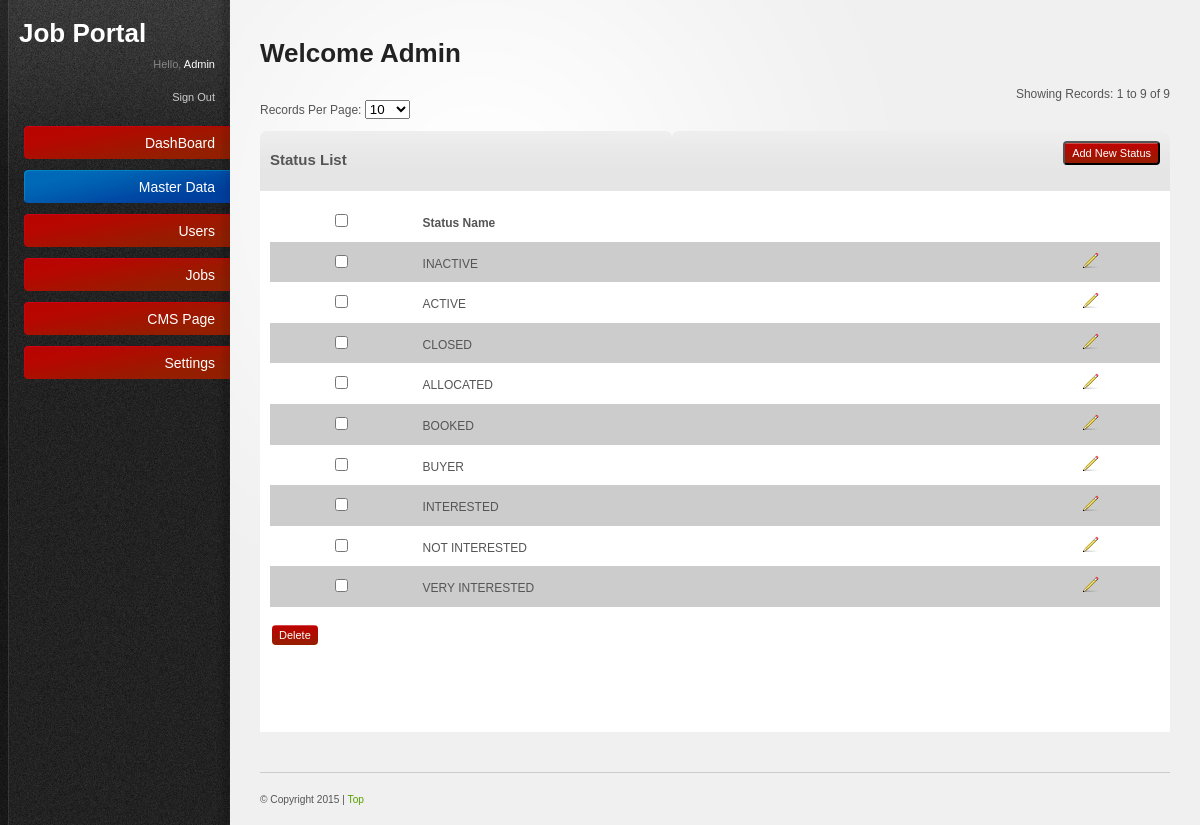
Page /admin/statuslist.php (signed in) on the committed database.
### tables this page shows
CREATE TABLE `status` (
  `status_id` int(11) NOT NULL AUTO_INCREMENT,
  `status_name` varchar(256) NOT NULL,
  PRIMARY KEY (`status_id`)
);

### admin/includes/paging.inc.php (called while the page is built, shortened)
<?php
class Pager {
function pageSize($size)
{
if(!empty($size))
{
return $size;
}else{
return 25;
}
}
function findStart($limit) {
if ((!isset($_GET['page'])) || ($_GET['page'] == "1")) {
$start = 0;
}
else {
$start = ($_GET['page']-1) * $limit;
}
return $start;
}
function pageList($curpage, $pages,$pagesize,$queryString=false)
{
$page_list = "";
$limit=$pages-4;
$startpage=$curpage;
if($pages<=5)
{
$startpage=1;
$lastpage=$pages;
}
elseif($startpage>$limit)
{
$startpage=$limit;
$lastpage=$pages;
}
else
{
$lastpage=$startpage+4;
}
for ($i=$startpage; $i<=$pages and $i<=$lastpage; $i++)
{
if ($i == $curpage)
{
$page_list .= "<b>".$i."</b>";
}
else
{
$page_list .= "<a href=\"".$_SERVER['PHP_SELF']."?page=".$i."&".$queryString."&pagesize=".$pagesize."\" title=\"Page ".$i."\">".$i."</a>";
}
$page_list .= " ";
}
$page_list .= "</td>\n";
return $page_list;
}
function showingRecords($start,$limit,$count) {
$toEnd=$start+$limit;
if($toEnd>$count) {
$endPoint=$count;
}else {
$endPoint=$toEnd;
}
return ($start+1)." to ".$endPoint." of ".$count;
}
}
?>

### admin/statuslist.php (the view, shortened to what this page needs)
<?
	require_once("includes/paging.inc.php");
	$paging = new Pager;
	$pagesize=$_GET['pagesize'];
    $sql="select * from status where 1 ";
	 $limit=$paging->pageSize($pagesize);
	$start = $paging->findStart($limit);
	$ExecQuery=mysql_query($sql) or die(mysql_error());
	$count=mysql_num_rows($ExecQuery);
	$showingR=$paging->showingRecords($start,$limit,$count);
	$Exec=mysql_query("$sql $orders LIMIT  $start , $limit") or die(mysql_error());
    $countrecord=mysql_num_rows($Exec);
?>
<!DOCTYPE html PUBLIC "-//W3C//DTD XHTML 1.0 Strict//EN"
"http://www.w3.org/TR/xhtml1/DTD/xhtml1-strict.dtd">
<html xmlns="http://www.w3.org/1999/xhtml">
	<head>
		<link rel="stylesheet" href="resources/css/reset.css" type="text/css" media="screen" />
		<link rel="stylesheet" href="resources/css/style.css" type="text/css" media="screen" />
		<link rel="stylesheet" href="resources/css/invalid.css" type="text/css" media="screen" />
	</head>
	<body>
    <div id="body-wrapper">
	  <? include('left.php');	?>
     <div id="main-content">
			<h2>Welcome <?=ucfirst($_SESSION["username"]); ?></h2>
				 <tr>
		<td>
			<br>
					<?
  if($countrecord>0) {
  ?>
		<div align="right">Showing Records: <?=$showingR?></div>
		<div>Records Per Page:
			<select name="pagesize" id="pagesize" onchange="location.href='flatlist.php?&pagesize='+this.value">
           		<option value="10" <? if($pagesize==10){echo "selected";} ?>>10</option>
			 </select>
		</div><br />
		<?
	}
		?>
		</td></tr>
			<table border="0" cellpadding="0" cellspacing="0" width="100%">
			  <tbody>
			  <tr>
				<td class="content-box-header">
					<b style='font-size:15px;'>Status List</b>
				   </td>
                   <td class="content-box-header">
					<form name="createFlat" method="post" action="add_status.php">
                    <div style="float:right">
                    <input class="button"  type="submit" name="createstatus" value="Add New Status" >
					</div>
                    </form>
				   </td>
			  </tr>
			</tbody>
			</table>
		<table border="0" cellpadding="0" cellspacing="0">
			<tr>
				<td>
        <form method="post" name="frm" id="form1" onsubmit="return chkForm(this);">
	     <table class="tableList" border="0" cellpadding="0" cellspacing="1" width="100%">
		  <tbody>
  <?
  if($countrecord>0) {
    ?>
		  <tr>
			 <th width="2%" bgcolor="#FFFFFF">
			 	<input name="check_all" id="check_all" value="1" onclick="checkall(this.form)"  type="checkbox">
			  </th>
              <th align="left" width="10%" bgcolor="#FFFFFF"><b>Status Name</b> </th>
              <th align="left" width="2%" bgcolor="#FFFFFF"> </th>
              </tr>
              <?
				   $i=0;
              while($records=mysql_fetch_array($Exec)) {
				if($i%2==0){$CL="#CCCCCC";}else{$CL="#FFFFFF";}
              ?>
			  <tr>
				<td align="center" bgcolor='<?=$CL?>'><input name="arr_pd_ids[]" id="arr_pd_ids[]" value="<?=$records['status_id']?>" type="checkbox"></td>
                <td bgcolor='<?=$CL?>'><? echo $records['status_name'];?> </td>
                <td align="center" bgcolor='<?=$CL?>'><span style="cursor:pointer" onclick="return actionPerform('updatestatus.php','<?=$records['status_id']?>','sta_id','frm');">
                     <img src="resources/images/icons/pencil.png" alt="Edit" border="0" height="16" width="16"></span></td>
  			</tr>
              <?
         $i++; }
              ?>
            </tbody>
          </table>
          <table border="0" cellpadding="0" cellspacing="0" width="100%">
          <tbody>
   		  <tr>
            <td style="padding: 2px;" ><br />
			        <input name="Delete" id="Delete"  value="Delete" class="button" onclick="return deleteConfirmFromUser('arr_pd_ids[]')"
                    type="submit" style="border:0px;" />
            </td>
          </tr>
          <tr>
          	<td>&nbsp;</td>
          </tr>
          <tr>
          	<td>
          		<table border="0" cellpadding="0" cellspacing="0" width="100%">
	          		<tr>
	          			<td width="90%" align="center">
	          			</td>
	          		</tr>
          		</table>
          	</td>
          </tr>
          <?
      }else{
	     echo '<tr>
          	<td align="center">
          		No Records
          	</td>
          </tr>';
      }
          ?>
        </tbody>
        </table>
      </form>
		</td>
			</tr>
        </table>
    <? require('footer.php') ?>
</div>
</div>
</div></body>
</html>

### admin/resources/css/style.css (style rules this page uses)
html { font-size: 100%; height: 100%; margin-bottom: 1px; }
body { font-family: Arial, Helvetica, sans-serif; color: #555; background: #f0f0f0 url('../images/bg-body.gif') top left repeat-y; font-size: 12px; }
#body-wrapper { background: url('../images/bg-radial-gradient.gif') fixed 230px top no-repeat; }
h1, h2, h3, h4, h5, h6 { font-family: Helvetica, Arial, sans-serif; color: #222; font-weight: bold; }
h2 { font-size: 26px; padding: 0 0 10px 0; }
.button { font-family: Verdana, Arial, sans-serif; text-align:center display: inline-block; background: url('../images/bg-button-green.gif') top left repeat-x !important; padding: 4px 7px 4px 7px !important; color: #fff !important; font-size: 11px !important; cursor: pointer; }
#main-content { margin: 0 30px 0 260px; padding: 40px 0 0 0; }
.content-box-header { background: #e5e5e5 url('../images/bg-content-box.gif') top left repeat-x; margin-top: 1px; height: 40px; }
#main-content table { width: 100%; }
#main-content tbody { border-bottom: 1px solid #ddd; }
#main-content tbody tr { background: #fff; }
#main-content table td, #main-content table th { padding: 10px; line-height: 1.3em; }
form input[type="checkbox"], form input[type="radio"] { padding: 0; background: none; border: 0; }

### admin/resources/css/invalid.css (style rules this page uses)
.button, #main-content table tfoot td .bulk-actions select, .pagination a.number, form input.text-input, form textarea, form .wysiwyg, form select, .dp-popup { -moz-border-radius: 4px; -webkit-border-radius: 4px; border-radius: 4px; }
.content-box, .content-box-header, ul.content-box-tabs li a.current, .shortcut-button, .notification { -moz-border-radius: 6px; -webkit-border-radius: 6px; border-radius: 6px; }
.content-box-header { -moz-border-radius-bottomleft: 0; -moz-border-radius-bottomright: 0; -webkit-border-bottom-left-radius: 0; -webkit-border-bottom-right-radius: 0; border-bottom-left-radius: 0; border-bottom-right-radius: 0; }

### rows in the picture
status: status_name "INACTIVE"
status: status_name "ACTIVE"
status: status_name "CLOSED"
status: status_name "ALLOCATED"
status: status_name "BOOKED"
status: status_name "BUYER"
status: status_name "INTERESTED"
status: status_name "NOT INTERESTED"
status: status_name "VERY INTERESTED"

### other values in the picture
$_SESSION["username"] "Admin"
$showingR "1 to 9 of 9"
